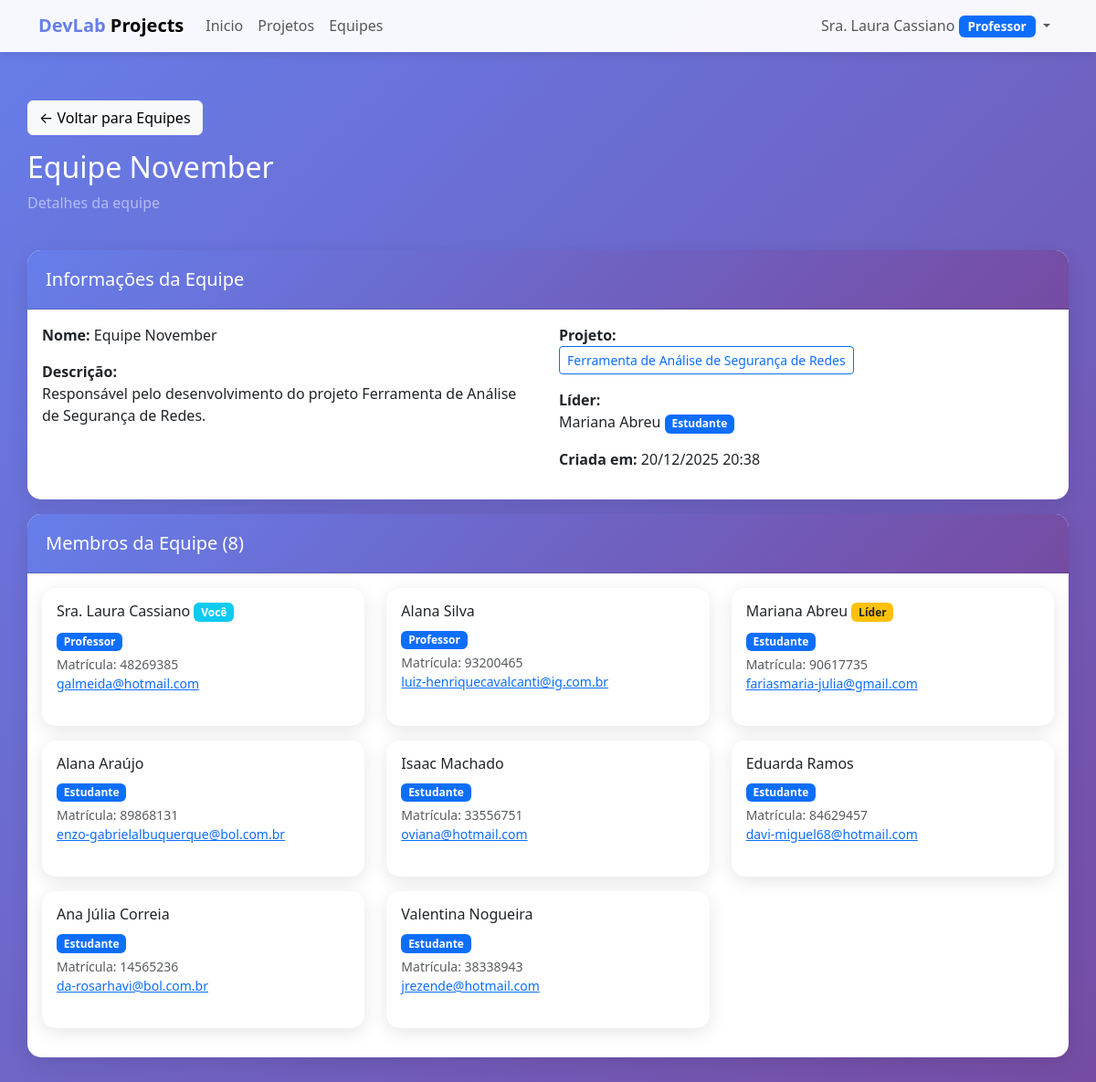
The app's page /equipes/15/ (signed in) with its own data.
### devlab/meuapp/models.py (models this page shows, shortened)
class Usuario(AbstractUser):
    TIPO_CHOICES = [
        ('coordenador', 'Coordenador'),
        ('professor', 'Professor'),
        ('estudante', 'Estudante'),
    ]
    tipo = models.CharField(max_length=20, choices=TIPO_CHOICES, default='estudante')
    matricula = models.CharField(max_length=20, unique=True, null=True, blank=True)
    cpf = models.CharField(max_length=11, unique=True, null=True, blank=True)
    data_nascimento = models.DateField(null=True, blank=True)
    funcao = models.CharField(max_length=100, blank=True, verbose_name="Função")
    class Meta:
        verbose_name = 'Usuário'
        verbose_name_plural = 'Usuários'

class Equipe(models.Model):
    nome = models.CharField(max_length=100)
    descricao = models.TextField(blank=True)
    projeto = models.ForeignKey(Projeto, on_delete=models.CASCADE, related_name='equipes', null=True, blank=True)
    lider = models.OneToOneField(
        Usuario,
        on_delete=models.SET_NULL,
        null=True,
        blank=True,
        related_name='equipe_liderada',
        help_text="Líder da equipe (cada usuário pode liderar no máximo uma equipe)"
    )
    membros = models.ManyToManyField(Usuario, related_name='equipes_participando', blank=True)
    criada_em = models.DateTimeField(auto_now_add=True)
    class Meta:
        verbose_name = 'Equipe'
        verbose_name_plural = 'Equipes'
        ordering = ['projeto', 'nome']

class Projeto(models.Model):
    STATUS_CHOICES = [
        ('planejado', 'Planejado'),
        ('andamento', 'Em Andamento'),
        ('concluido', 'Concluído'),
    ]
    titulo = models.CharField(max_length=200)
    descricao = models.TextField()
    cliente = models.CharField(max_length=200)
    status = models.CharField(max_length=20, choices=STATUS_CHOICES, default='planejado')
    data_inicio = models.DateField()
    data_fim_prevista = models.DateField()
    participantes = models.ManyToManyField(Usuario, through='ParticipacaoProjeto', related_name='projetos_participando')
    criado_em = models.DateTimeField(auto_now_add=True)
    atualizado_em = models.DateTimeField(auto_now=True)
    class Meta:
        verbose_name = 'Projeto'
        verbose_name_plural = 'Projetos'
        ordering = ['-criado_em']

### devlab/meuapp/views.py (the view)
# urls.py: path('equipes/<int:pk>/', views.equipe_detalhes, name='equipe_detalhes'),
@login_required
def equipe_detalhes(request, pk):
    equipe = get_object_or_404(Equipe, pk=pk)
    if request.user.tipo == 'coordenador' or equipe in request.user.equipes_participando.all():
        detalhes_completos = True
    else:
        detalhes_completos = False
    membros = equipe.membros.all()
    context = {
        'equipe': equipe,
        'detalhes_completos': detalhes_completos,
        'membros': membros,
    }
    return render(request, 'equipes/detalhes.html', context)

### devlab/meuapp/templates/equipes/detalhes.html (shortened to what this page needs)
{% extends 'base.html' %}
{% block content %}
<div class="row mb-4">
    <div class="col-12">
        <a href="{% url 'equipe_lista' %}" class="btn btn-light mb-3">← Voltar para Equipes</a>
        <h2 class="text-white">{{ equipe.nome }}</h2>
        <p class="text-white-50">Detalhes da equipe</p>
    </div>
</div>
<div class="card mb-3">
    <div class="card-header d-flex justify-content-between align-items-center">
        <h5 class="mb-0">Informações da Equipe</h5>
    </div>
    <div class="card-body">
        <div class="row">
            <div class="col-md-6">
                <p><strong>Nome:</strong> {{ equipe.nome }}</p>
                <p><strong>Descrição:</strong><br>{{ equipe.descricao|default:"Sem descrição" }}</p>
            </div>
            <div class="col-md-6">
                <p><strong>Projeto:</strong><br>
                    {% if equipe.projeto %}
                    <a href="{% url 'projeto_detalhes' equipe.projeto.pk %}" class="btn btn-sm btn-outline-primary">
                        {{ equipe.projeto.titulo }}
                    </a>
                    {% else %}
                    <span class="text-muted">Sem projeto</span>
                    {% endif %}
                </p>
                <p><strong>Líder:</strong><br>
                    {% if equipe.lider %}
                        {{ equipe.lider.get_full_name|default:equipe.lider.username }}
                        <span class="badge bg-primary">{{ equipe.lider.get_tipo_display }}</span>
                    {% else %}
                        <span class="text-muted">Líder não definido</span>
                    {% endif %}
                </p>
                <p><strong>Criada em:</strong> {{ equipe.criada_em|date:"d/m/Y H:i" }}</p>
            </div>
        </div>
    </div>
</div>
{% if detalhes_completos %}
<div class="card">
    <div class="card-header">
        <h5 class="mb-0">Membros da Equipe ({{ membros.count }})</h5>
    </div>
    <div class="card-body">
        {% if membros %}
        <div class="row">
            {% for membro in membros %}
            <div class="col-md-6 col-lg-4 mb-3">
                <div class="card h-100">
                    <div class="card-body">
                        <h6 class="card-title">
                            {{ membro.get_full_name|default:membro.username }}
                            {% if membro == equipe.lider %}
                                <span class="badge bg-warning text-dark">Líder</span>
                            {% endif %}
                            {% if membro == user %}
                                <span class="badge bg-info">Você</span>
                            {% endif %}
                        </h6>
                        <p class="mb-1">
                            <span class="badge bg-primary">{{ membro.get_tipo_display }}</span>
                        </p>
                        {% if user.tipo != 'estudante' or membro == user %}
                            {% if membro.matricula %}
                            <small class="text-muted d-block">Matrícula: {{ membro.matricula }}</small>
                            {% endif %}
                            {% if membro.email %}
                            <small class="text-muted d-block">
                                <a href="mailto:{{ membro.email }}">{{ membro.email }}</a>
                            </small>
                            {% endif %}
                        {% endif %}
                    </div>
                </div>
            </div>
            {% endfor %}
        </div>
        {% else %}
        <p class="text-muted text-center py-4">Nenhum membro adicionado ainda</p>
        {% endif %}
    </div>
</div>
{% else %}
<div class="alert alert-info">
    <strong>🔒 Acesso Limitado</strong><br>
    Apenas membros da equipe podem ver os detalhes completos e informações de contato dos membros.
</div>
{% endif %}
{% endblock %}

### devlab/meuapp/templates/base.html (shortened to what this page needs)
<!DOCTYPE html>
<html lang="pt-br">
<head>
    <link href="https://cdn.jsdelivr.net/npm/bootstrap@5.3.0/dist/css/bootstrap.min.css" rel="stylesheet">
</head>
<body>
    {% if user.is_authenticated %}
    <nav class="navbar navbar-expand-lg navbar-light bg-light fixed-top">
        <div class="container">
            <a class="navbar-brand fw-bold" href="{% url 'dashboard' %}">
                <span style="color: #667eea;">DevLab</span> Projects
            </a>
            <div class="collapse navbar-collapse" id="navbarNav">
                <ul class="navbar-nav me-auto">
                    <li class="nav-item">
                        <a class="nav-link" href="{% url 'dashboard' %}">Inicio</a>
                    </li>
                    <li class="nav-item">
                        <a class="nav-link" href="{% url 'projeto_lista' %}">Projetos</a>
                    </li>
                    <li class="nav-item">
                        <a class="nav-link" href="{% url 'equipe_lista' %}">Equipes</a>
                    </li>
                </ul>
                <ul class="navbar-nav">
                    <li class="nav-item dropdown">
                        <a class="nav-link dropdown-toggle" href="#" id="userDropdown" role="button"
                           data-bs-toggle="dropdown">
                            {{ user.get_full_name|default:user.username }}
                            <span class="badge bg-primary badge-tipo">{{ user.get_tipo_display }}</span>
                        </a>
                    </li>
                </ul>
            </div>
        </div>
    </nav>
    {% endif %}
    <div class="container main-content">
        {% block content %}{% endblock %}
    </div>
</body>
</html>

### devlab/meuapp/templates/base.html (style rules this page uses)
body { min-height: 100vh; background: linear-gradient(135deg, #667eea 0%, #764ba2 100%); }
.navbar { background: rgba(255, 255, 255, 0.95) !important; box-shadow: 0 2px 10px rgba(0,0,0,0.1); }
.main-content { margin-top: 80px; padding: 30px 0; }
.card { border: none; border-radius: 15px; box-shadow: 0 5px 20px rgba(0,0,0,0.1); margin-bottom: 20px; }
.card-header { background: linear-gradient(135deg, #667eea 0%, #764ba2 100%); color: white; border-radius: 15px 15px 0 0 !important; padding: 20px; }
.badge-tipo { font-size: 0.85em; padding: 5px 10px; }

### records on screen
Usuario: get_full_name "Sra. Laura Cassiano", tipo "Professor", shows "Você", matricula "48269385", email "galmeida@hotmail.com"
Equipe: nome "Equipe November", descricao "Responsável pelo desenvolvimento do projeto Ferramenta de Análise de Segurança de Redes.", projeto.titulo "Ferramenta de Análise de Segurança de Redes", lider.get_full_name "Mariana Abreu", lider.tipo "Estudante", criada_em "20/12/2025 20:38"
Usuario: get_full_name "Alana Silva", tipo "Professor", matricula "93200465", email "luiz-henriquecavalcanti@ig.com.br"
Usuario: get_full_name "Mariana Abreu", shows "Líder", tipo "Estudante", matricula "90617735", email "fariasmaria-julia@gmail.com"
Usuario: get_full_name "Alana Araújo", tipo "Estudante", matricula "89868131", email "enzo-gabrielalbuquerque@bol.com.br"
Usuario: get_full_name "Isaac Machado", tipo "Estudante", matricula "33556751", email "oviana@hotmail.com"
Usuario: get_full_name "Eduarda Ramos", tipo "Estudante", matricula "84629457", email "davi-miguel68@hotmail.com"
Usuario: get_full_name "Ana Júlia Correia", tipo "Estudante", matricula "14565236", email "da-rosarhavi@bol.com.br"
Usuario: get_full_name "Valentina Nogueira", tipo "Estudante", matricula "38338943", email "jrezende@hotmail.com"

### other values on screen
{{ membros.count }} "8"
